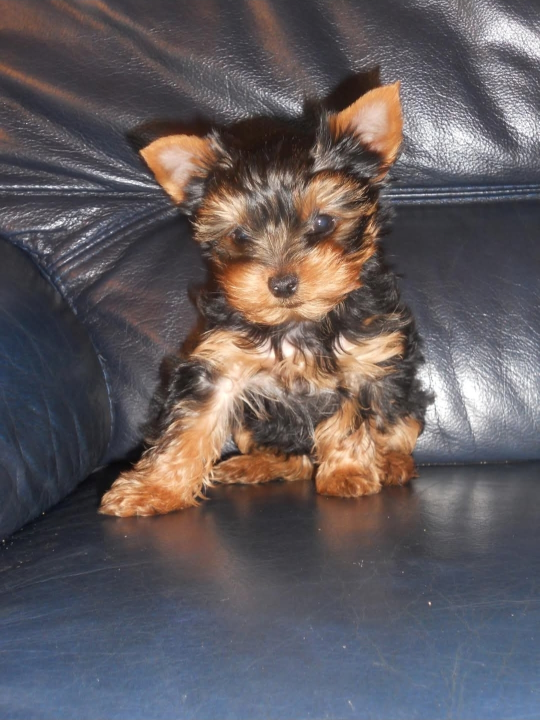
#> input picture Image/Harry_bebe.jpeg, 1079 x 1440 px (shown at 1/2 size); its folder holds 2 pictures in this run
$ python 6_5_seuillage.py
#> lines starting #> are read from the running program, lines starting #| are printed output that depends on the picture; after the words box and inside, x2 and y2 are one past the last pixel; in counts of white or black regions, pixels touching at a corner belong together
"""
====================================================
 Section 6.5 — Seuillage (Thresholding)
====================================================
Le seuillage binarise une image : chaque pixel devient
blanc (255) ou noir (0) selon un seuil défini.
"""

import os
import cv2
import matplotlib
matplotlib.use("Agg")   # Mode sans affichage (serveur / SSH)
import matplotlib.pyplot as plt

# ── Chemins dynamiques ──────────────────────────────────────────────────────
BASE_DIR   = os.path.dirname(os.path.dirname(os.path.abspath(__file__)))
IMAGE_PATH = os.path.join(BASE_DIR, "Image", "Harry_bebe.jpeg")
OUTPUT_DIR = os.path.join(BASE_DIR, "outputs")
os.makedirs(OUTPUT_DIR, exist_ok=True)

# ── 1. Lecture et conversion en niveaux de gris ─────────────────────────────
img = cv2.imread(IMAGE_PATH)
#> img is the input picture: shape (1440, 1079, 3); mean B, G, R 94.2, 91.5, 98.5

if img is None:
    raise FileNotFoundError(f"Image non trouvée : {IMAGE_PATH}")

gris = cv2.cvtColor(img, cv2.COLOR_BGR2GRAY)
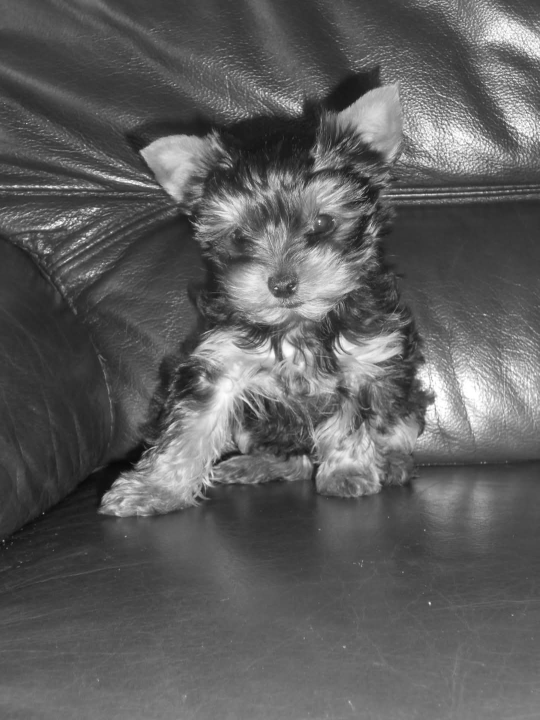
#> gris: shape (1440, 1079) (shown at 1/2 size); min 5, max 255, mean 93.9

# ── 2. Seuillage global (manuel) ────────────────────────────────────────────
# retval, dst = cv2.threshold(src, thresh, maxval, type)
seuil = 127
_, thresh_binaire   = cv2.threshold(gris, seuil, 255, cv2.THRESH_BINARY)
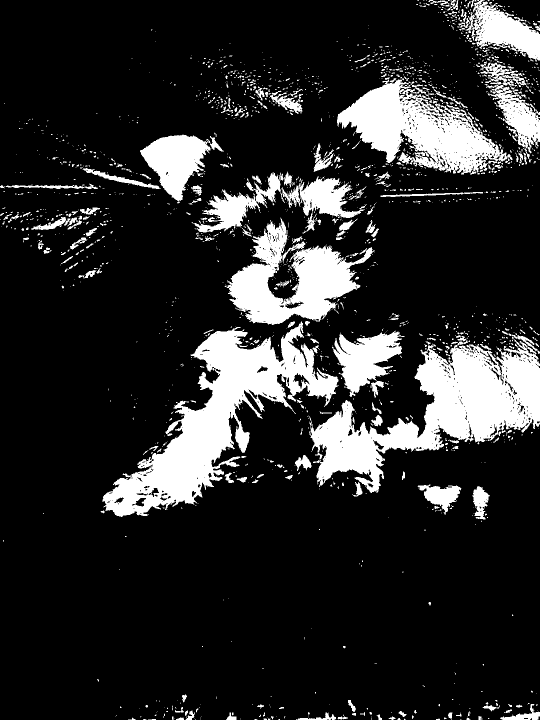
#> thresh_binaire: shape (1440, 1079) (shown at 1/2 size); 16.5% white; 1921 white regions (1621 under 20 px), largest, box (x1, y1, x2, y2) and area: (204, 643, 678, 1034) 56838, (617, 679, 1079, 986) 55838, (674, 155, 1025, 349) 31029
_, thresh_inv       = cv2.threshold(gris, seuil, 255, cv2.THRESH_BINARY_INV)
_, thresh_trunc     = cv2.threshold(gris, seuil, 255, cv2.THRESH_TRUNC)
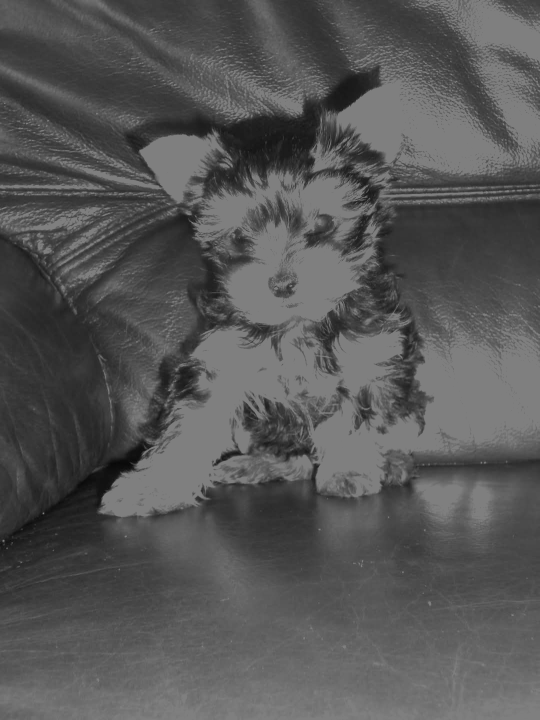
#> thresh_trunc: shape (1440, 1079) (shown at 1/2 size); min 5, max 127, mean 86.2
_, thresh_tozero    = cv2.threshold(gris, seuil, 255, cv2.THRESH_TOZERO)
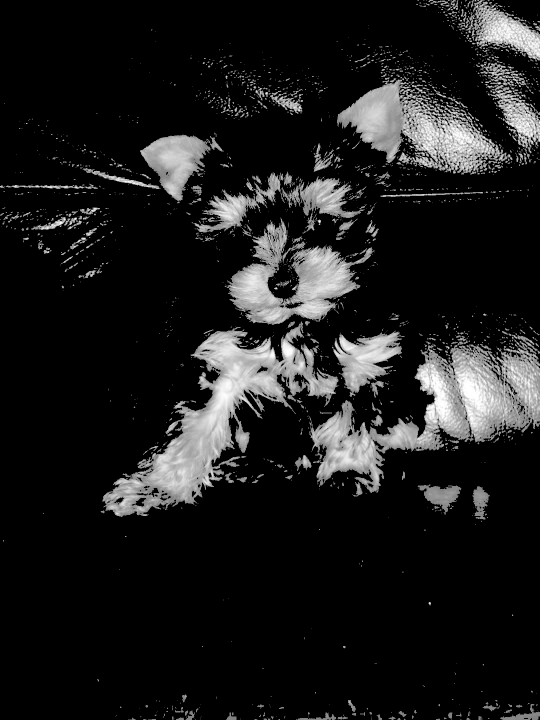
#> thresh_tozero: shape (1440, 1079) (shown at 1/2 size); min 0, max 255, mean 28.7

# ── 3. Seuillage automatique (méthode d'Otsu) ───────────────────────────────
# Otsu calcule automatiquement le seuil optimal
seuil_otsu, thresh_otsu = cv2.threshold(
    gris, 0, 255, cv2.THRESH_BINARY + cv2.THRESH_OTSU
)
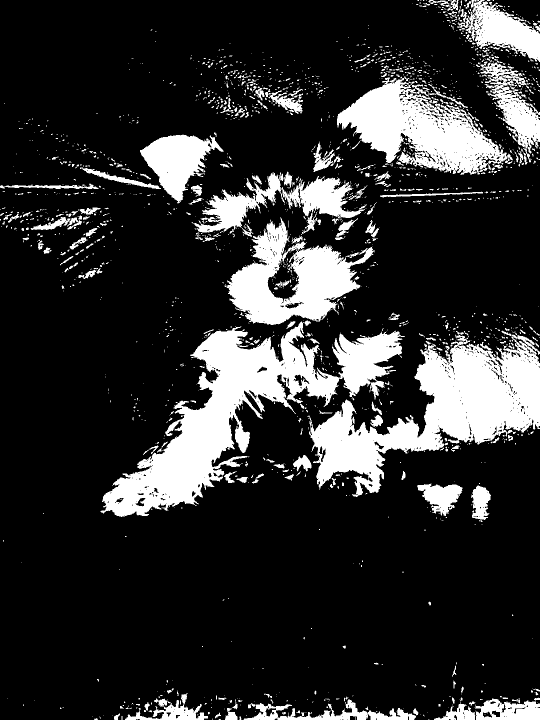
#> thresh_otsu: shape (1440, 1079) (shown at 1/2 size); 18.5% white; 1981 white regions (1653 under 20 px), largest, box (x1, y1, x2, y2) and area: (201, 643, 810, 1034) 70071, (615, 662, 1079, 994) 60039, (674, 155, 1026, 350) 32700
#> seuil_otsu = 122
print(f"Seuil calculé par Otsu : {seuil_otsu:.1f}")
#| Seuil calculé par Otsu : 122.0

# ── 4. Seuillage adaptatif ───────────────────────────────────────────────────
# Utile pour les images avec des variations d'éclairage
thresh_adapt_mean = cv2.adaptiveThreshold(
    gris, 255,
    cv2.ADAPTIVE_THRESH_MEAN_C,
    cv2.THRESH_BINARY,
    blockSize=11,  # Taille du voisinage (doit être impair)
    C=2            # Constante soustraite à la moyenne
)
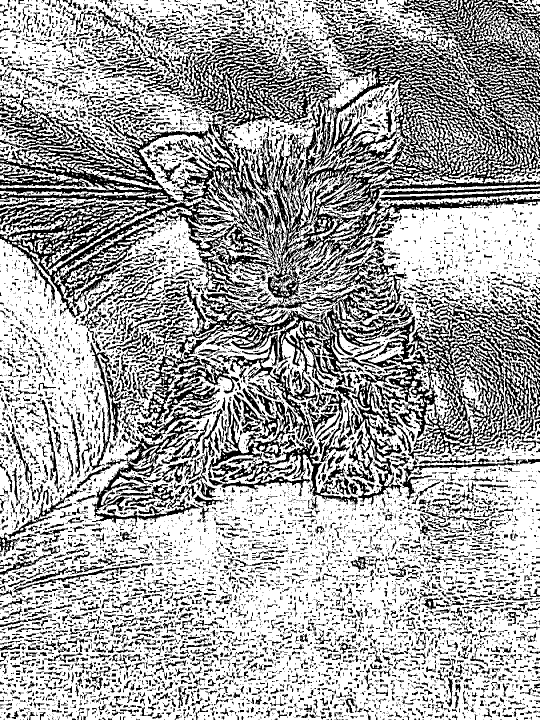
#> thresh_adapt_mean: shape (1440, 1079) (shown at 1/2 size); 65.3% white; 10421 black regions (7694 under 20 px), largest, box (x1, y1, x2, y2) and area: (0, 0, 1079, 924) 229835, (720, 598, 1079, 914) 34208, (152, 841, 407, 1053) 9787

thresh_adapt_gauss = cv2.adaptiveThreshold(
    gris, 255,
    cv2.ADAPTIVE_THRESH_GAUSSIAN_C,
    cv2.THRESH_BINARY,
    blockSize=11,
    C=2
)
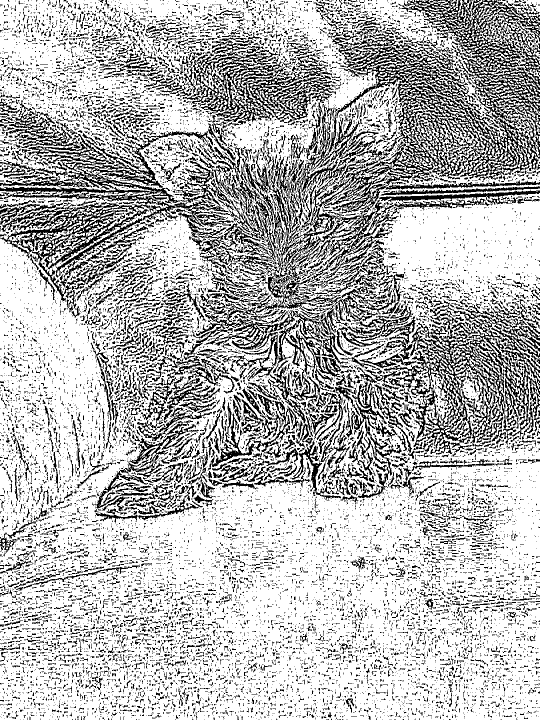
#> thresh_adapt_gauss: shape (1440, 1079) (shown at 1/2 size); 71.7% white; black in thin lines or dots

# ── 5. Affichage ─────────────────────────────────────────────────────────────
images = [gris, thresh_binaire, thresh_inv, thresh_otsu,
          thresh_adapt_mean, thresh_adapt_gauss]
titres = [
    "Niveaux de gris",
    f"Binaire (seuil={seuil})",
    "Binaire inversé",
    f"Otsu (seuil={seuil_otsu:.0f})",
    "Adaptatif Mean",
    "Adaptatif Gaussien"
]
#> titres = ['Niveaux de gris', 'Binaire (seuil=127)', 'Binaire inversé', 'Otsu (seuil=122)', 'Adaptatif Mean', 'Adaptatif Gaussien']

fig, axes = plt.subplots(2, 3, figsize=(15, 9))
for ax, image, titre in zip(axes.ravel(), images, titres):
    ax.imshow(image, cmap="gray")
    ax.set_title(titre)
    ax.axis("off")
#> this loop made 6 passes
#> titre on passes 1 to 6: 'Niveaux de gris', 'Binaire (seuil=127)', 'Binaire inversé', 'Otsu (seuil=122)', 'Adaptatif Mean', 'Adaptatif Gaussien'

plt.suptitle("Comparaison des methodes de seuillage", fontsize=14)
plt.tight_layout()

output_path = os.path.join(OUTPUT_DIR, "6_5_seuillage.png")
plt.savefig(output_path, dpi=130)
plt.close()
print(f"Figure sauvegardee : {output_path}")
